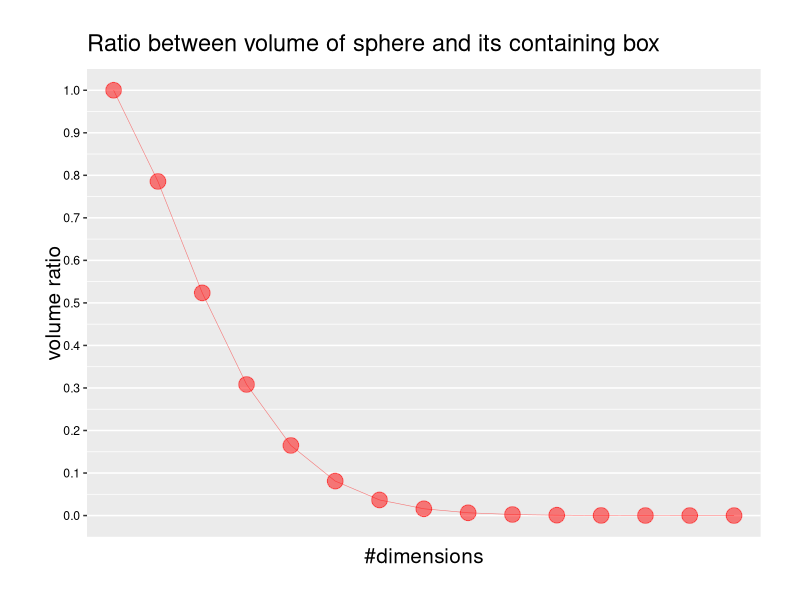
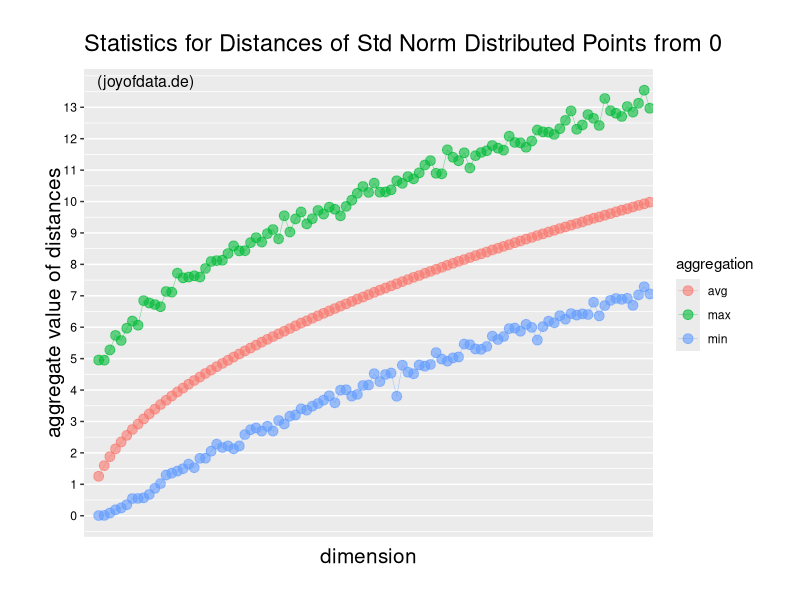

Generate these figures, in order, with R:
# make sure you have all the following libs installed. If not, use install.packages() 
# to get them
library(ggplot2)
library(grid)


rm(list=ls())

# set the seed as the last three digits of your student ID
seed = 074

if (seed == 111) {
  stop("\nThe random generator seed is still set to its default value.\nEdit the script and change it with the last three digits of your student ID\n\n", 
       call. = FALSE)
}
set.seed(seed)

# add other global variable initializations here

################################# FUNCTION DEFINITION #######################################

vol_of_sphere <- function(dim, N) {
  m <- matrix(runif(dim*N,-1,1), ncol=dim)
  sum(sqrt(rowSums(m^2)) <= 1) / N
}


rand_dist_origin <- function(N,dim) {
  m <- matrix(rnorm(N*dim),ncol=dim)
  v <- sqrt(rowSums(m^2))
  return(c(avg = mean(v), min = min(v), max = max(v)))
}

perform_lda_prediction <- function(fit, data, labels) {
  pred = predict(fit, as.data.frame(data))
  class = pred$class
  table(class,labels)
  mean(class == labels)
}

################################# MAIN CODE ###########################################
cat("
-------------------------------------------------------------------------------------
Welcome to the second PAMI demo/homework (year 2016): curse of dimensionality
    
The \"curse of dimensionality\" is a phenomenon (or, better, many phenomena)
occurring when the dimensionality of your problem, e.g. the number of features
that characterizes your observation, increases. When this happens, data tends
to become sparse, making it difficult for any method which requires statistical
significance to work properly.
    
Let us try few examples from http://www.joyofdata.de/blog/curse-dimensionality/
and comment them.
    
")

invisible(readline(prompt = "Press [enter] to continue"))  


N = 1000000 # this is the number of points filling the hyperbox, decrease if too slow

df <- data.frame(
  dim <- 1:15,
  v <- sapply(1:15, function(dim) vol_of_sphere(dim,N))
)

ggplot(df,aes(dim,v)) + 
  geom_point(colour=I("red"), size=I(5), alpha=I(0.5)) + 
  geom_line(colour=I("red"), size=I(.2), alpha=I(0.5)) +
  scale_x_discrete() + 
  labs(title="Ratio between volume of sphere and its containing box",
       x="#dimensions", 
       y="volume ratio") + 
  scale_y_continuous(breaks=0:10/10) + 
  theme(axis.text.x = element_text(colour="black"), 
        axis.text.y = element_text(colour="black"), 
        axis.title.x = element_text(vjust=-0.5, size=15), 
        axis.title.y = element_text(vjust=-0.2, size=15), 
        plot.margin = unit(c(1,1,1,1), "cm"), 
        plot.title = element_text(vjust=2, size=17))  

cat("
This first example shows how the ratio between the volume of a (hyper)sphere
of radius 1 and its containing (hyper)box when the number of dimensions 
increases. Answer the following questions:

Q1) How is this ratio calculated? Look at the code and tell how the volumes
of the sphere and the hypercube are found.

Q2) What is the actual meaning of this plot? What does it mean for a point
in the box to fall or not within the sphere too?

")

invisible(readline(prompt = "Press [enter] to continue"))  

cat("
One of the main concepts whose interpretation is affected by the curse 
of dimensionality is the one of *similarity*, that here is dual to distance.

Q3) Check out the code that generates the following results. What does it do?
Modify the \"dim\" variable and comment the results of the summary() command

")
    
# try to run the following code manually, change dim and comment the results of summary(d)
dim = 2
m <- matrix(runif(dim*N,-1,1), ncol=dim)
d = sqrt(rowSums(m^2))
summary(d)

invisible(readline(prompt = "Press [enter] to continue"))  

cat(" 
Let us perform the same operation more consistently, generating random 
datasets with increasing dimensionality and checking how min, max, and
average distance change.

")

max_dim <- 100
N = 100000

v <- mapply(rand_dist_origin, rep(100000,max_dim-1), 2:max_dim)

df <- data.frame(
  dim = 2:max_dim, 
  aggregation = as.factor(c(rep("min", length(v["min",])), rep("max", length(v["max",])), rep("avg", length(v["avg",])))),
  v = c(v["min",], v["max",], v["avg",])
)

ggplot(df,aes(dim,v)) + 
  geom_point(aes(colour=aggregation), size=I(3), alpha=I(0.6)) + 
  geom_line(aes(colour=aggregation), size=I(.2), alpha=I(0.5)) +
  scale_x_discrete(breaks=1:10*10) + 
  labs(title="Statistics for Distances of Std Norm Distributed Points from 0", 
       x="dimension", 
       y="aggregate value of distances") + 
  scale_y_continuous(breaks=0:max(v)) + 
  theme(axis.text.x = element_text(colour="black"), 
        axis.text.y = element_text(colour="black"), 
        axis.title.x = element_text(vjust=-0.5, size=15), 
        axis.title.y = element_text(vjust=-0.2, size=15), 
        plot.margin = unit(c(1,1,1,1), "cm"), 
        plot.title = element_text(vjust=2, size=17)) + 
  annotate("text", x=0, y=Inf, label="(joyofdata.de)", vjust=1.5, hjust=-.1, size=4) 

cat("
Q4) What happens when dimensionality increases? Note that the difference 
between max and min roughly remains constant... But what happens to the
*relative difference* (i.e. (max-min)/min)? Try to plot it together with
the other data and explain the meaning of this result.

Q5) Finally, consider a classification problem (e.g. a set of 100 \"email\"
observations you need to classify as either \"spam\" or \"not spam\") and
explain how dimensionality might affect its results. Given the same amount
of observations, is it better to have more or less features? What happens
when you have many of them? How can you address potential problems due
to the curse of dimensionality?

")

